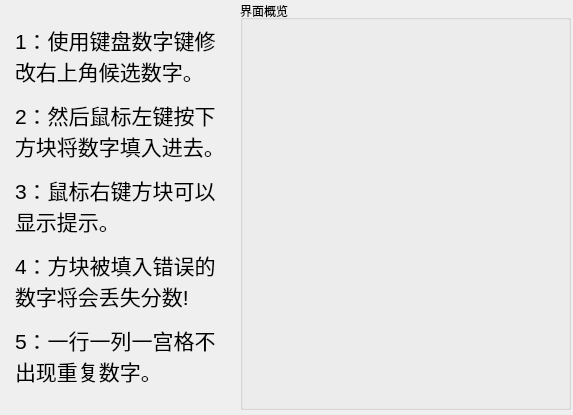
<?xml version="1.0" encoding="UTF-8"?>
<ui version="4.0">
 <class>HowToPlay</class>
 <widget class="QWidget" name="HowToPlay">
  <property name="geometry">
   <rect>
    <x>0</x>
    <y>0</y>
    <width>573</width>
    <height>415</height>
   </rect>
  </property>
  <property name="windowTitle">
   <string>Sudoku - 怎么玩?</string>
  </property>
  <widget class="QGroupBox" name="groupBox">
   <property name="geometry">
    <rect>
     <x>240</x>
     <y>0</y>
     <width>331</width>
     <height>410</height>
    </rect>
   </property>
   <property name="title">
    <string>界面概览</string>
   </property>
   <property name="alignment">
    <set>Qt::AlignLeading|Qt::AlignLeft|Qt::AlignVCenter</set>
   </property>
   <widget class="QLabel" name="label">
    <property name="geometry">
     <rect>
      <x>10</x>
      <y>15</y>
      <width>311</width>
      <height>381</height>
     </rect>
    </property>
    <property name="text">
     <string/>
    </property>
    <property name="pixmap">
     <pixmap resource="resources.qrc">:/images/teach.png</pixmap>
    </property>
    <property name="scaledContents">
     <bool>true</bool>
    </property>
   </widget>
  </widget>
  <widget class="QLabel" name="label_2">
   <property name="geometry">
    <rect>
     <x>15</x>
     <y>10</y>
     <width>221</width>
     <height>391</height>
    </rect>
   </property>
   <property name="font">
    <font>
     <pointsize>16</pointsize>
    </font>
   </property>
   <property name="text">
    <string>&lt;html&gt;&lt;head/&gt;&lt;body&gt;&lt;p&gt;1：使用键盘数字键修改右上角候选数字。&lt;/p&gt;&lt;p&gt;2：然后鼠标左键按下方块将数字填入进去。&lt;/p&gt;&lt;p&gt;3：鼠标右键方块可以显示提示。&lt;/p&gt;&lt;p&gt;4：方块被填入错误的数字将会丢失分数!&lt;/p&gt;&lt;p&gt;5：一行一列一宫格不出现重复数字。&lt;/p&gt;&lt;/body&gt;&lt;/html&gt;</string>
   </property>
   <property name="textFormat">
    <enum>Qt::AutoText</enum>
   </property>
   <property name="wordWrap">
    <bool>true</bool>
   </property>
  </widget>
 </widget>
 <resources>
  <include location="resources.qrc"/>
 </resources>
 <connections/>
</ui>
